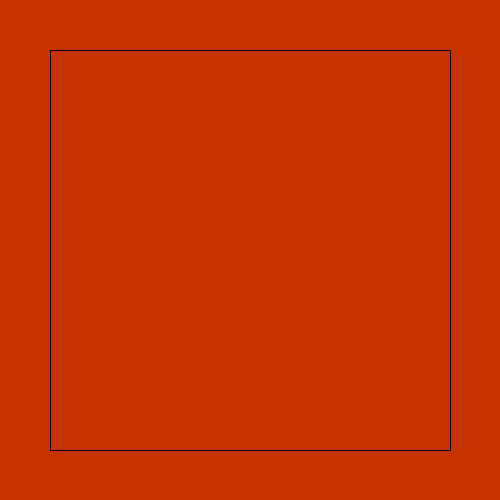
Frame 1 (no input)
Frame 60 (the mouse pressed at the canvas centre just before this capture): identical to frame 1, image omitted
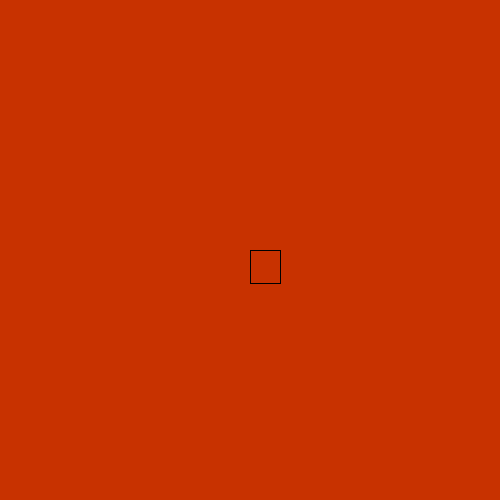
Frame 120 (the mouse held since frame 60 and released just before this capture)

The Processing sketch that drew these frames (run headless with seeded random() and noise(); from frame 60 on, the mouse is pressed at the canvas centre):

// Processing sketch: ex6_3
// ── ex6_3.pde
//draws cicles on mouse press

void setup()
{
size(500,500); 

stroke(0); 
fill(#AAAAAA);
}

          void draw ()
          {
            background(200,50,0); 
            if ((mousePressed == true) &&(mouseY>(height/10))&&(mouseX>(width/10))&&(mouseY<(height-height/10))&&(mouseX<(width-width/10)))
            {
            rect(mouseX,mouseY,30,33);
            println("Mouse Y = " +mouseY); 
            }
            else
            {
              noFill();
              rect(width/10,height/10,(width-100),(height-100));
            }
      

          }
 
